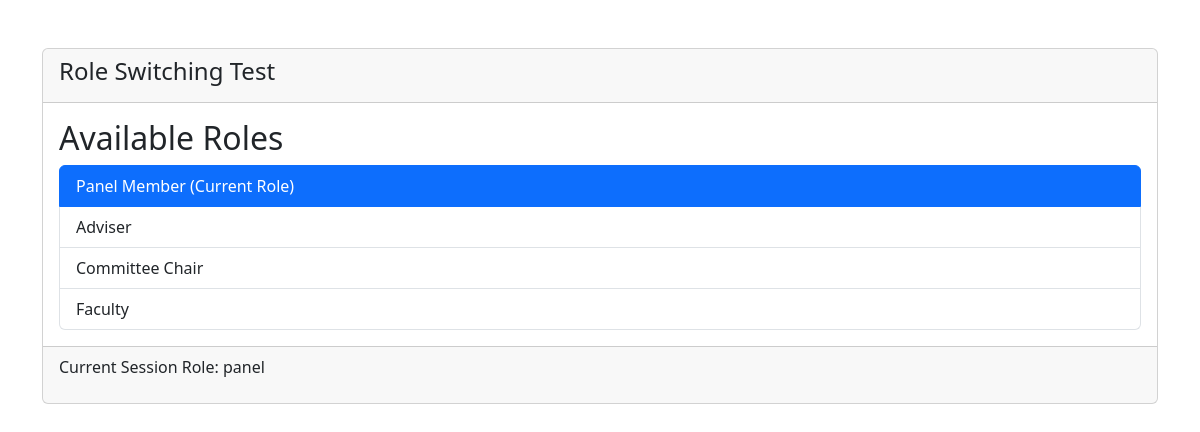
The page /test_role_switch.php (signed in) on the database its author committed.
### tables this page shows
CREATE TABLE `user_roles` (
  `user_id` int(11) NOT NULL,
  `role_code` varchar(50) NOT NULL,
  `is_primary` tinyint(1) NOT NULL DEFAULT 0,
  `created_at` timestamp NOT NULL DEFAULT current_timestamp()
);

CREATE TABLE `roles` (
  `code` varchar(50) NOT NULL,
  `label` varchar(100) NOT NULL,
  `dashboard` varchar(255) NOT NULL,
  `is_switchable` tinyint(1) NOT NULL DEFAULT 1,
  `created_at` timestamp NOT NULL DEFAULT current_timestamp(),
  `updated_at` timestamp NULL DEFAULT NULL ON UPDATE current_timestamp()
);

### role_helpers.php (called while the page is built, shortened)
<?php
if (!function_exists('fetchUserRoleAssignments')) {
    function fetchUserRoleAssignments(mysqli $conn, int $userId): array
    {
        $assignments = [];
        $sql = "
            SELECT
                ur.role_code,
                ur.is_primary,
                r.label,
                r.dashboard,
                r.is_switchable
            FROM user_roles ur
            LEFT JOIN roles r ON r.code = ur.role_code
            WHERE ur.user_id = ?
            ORDER BY ur.is_primary DESC, r.label ASC
        ";
        $stmt = $conn->prepare($sql);
        if ($stmt) {
            $stmt->bind_param('i', $userId);
            $stmt->execute();
            $result = $stmt->get_result();
            while ($row = $result->fetch_assoc()) {
                $assignments[] = [
                    'code' => $row['role_code'],
                    'label' => $row['label'] ?: getRoleLabel($row['role_code']),
                    'dashboard' => $row['dashboard'] ?: getRoleDashboard($row['role_code']),
                    'switchable' => (bool)$row['is_switchable'],
                    'is_primary' => (bool)$row['is_primary'],
                ];
            }
        }
        return $assignments;
    }
}

### test_role_switch.php (the view, shortened to what this page needs)
<?php
include 'db.php';
require_once 'role_helpers.php';
$userId = (int)$_SESSION['user_id'];
$assignments = fetchUserRoleAssignments($conn, $userId);
echo "<!DOCTYPE html>
<html lang='en'>
<head>
    <meta charset='UTF-8'>
    <title>Role Switching Test</title>
    <link href='https://cdn.jsdelivr.net/npm/bootstrap@5.3.2/dist/css/bootstrap.min.css' rel='stylesheet'>
</head>
<body class='container py-5'>
    <div class='card'>
        <div class='card-header'>
            <h1 class='h4'>Role Switching Test</h1>
        </div>
        <div class='card-body'>
            <h2>Available Roles</h2>
            <form method='POST' action='switch_role.php'>
                <input type='hidden' name='role_switch_token' value='" . getRoleSwitchToken() . "'>
                <div class='list-group'>";
foreach ($assignments as $role) {
    if ($role['switchable'] || $role['code'] === $_SESSION['role']) {
        echo "<button type='submit' name='role' value='" . htmlspecialchars($role['code']) . "'
                class='list-group-item list-group-item-action " .
                ($_SESSION['role'] === $role['code'] ? 'active' : '') . "'>
                " . htmlspecialchars($role['label']) . "
                " . ($_SESSION['role'] === $role['code'] ? "(Current Role)" : "") . "
              </button>";
    }
}
echo "</div>
            </form>
        </div>
        <div class='card-footer'>
            <p>Current Session Role: " . htmlspecialchars($_SESSION['role'] ?? 'Not set') . "</p>
        </div>
    </div>
</body>
</html>";
?>

### rows shown on the page
user_roles: role_code.label "Panel Member", shows "(Current Role)"
user_roles: role_code.label "Adviser"
user_roles: role_code.label "Committee Chair"
user_roles: role_code.label "Faculty"

### other values the page prints
$_SESSION['role'] "panel"
